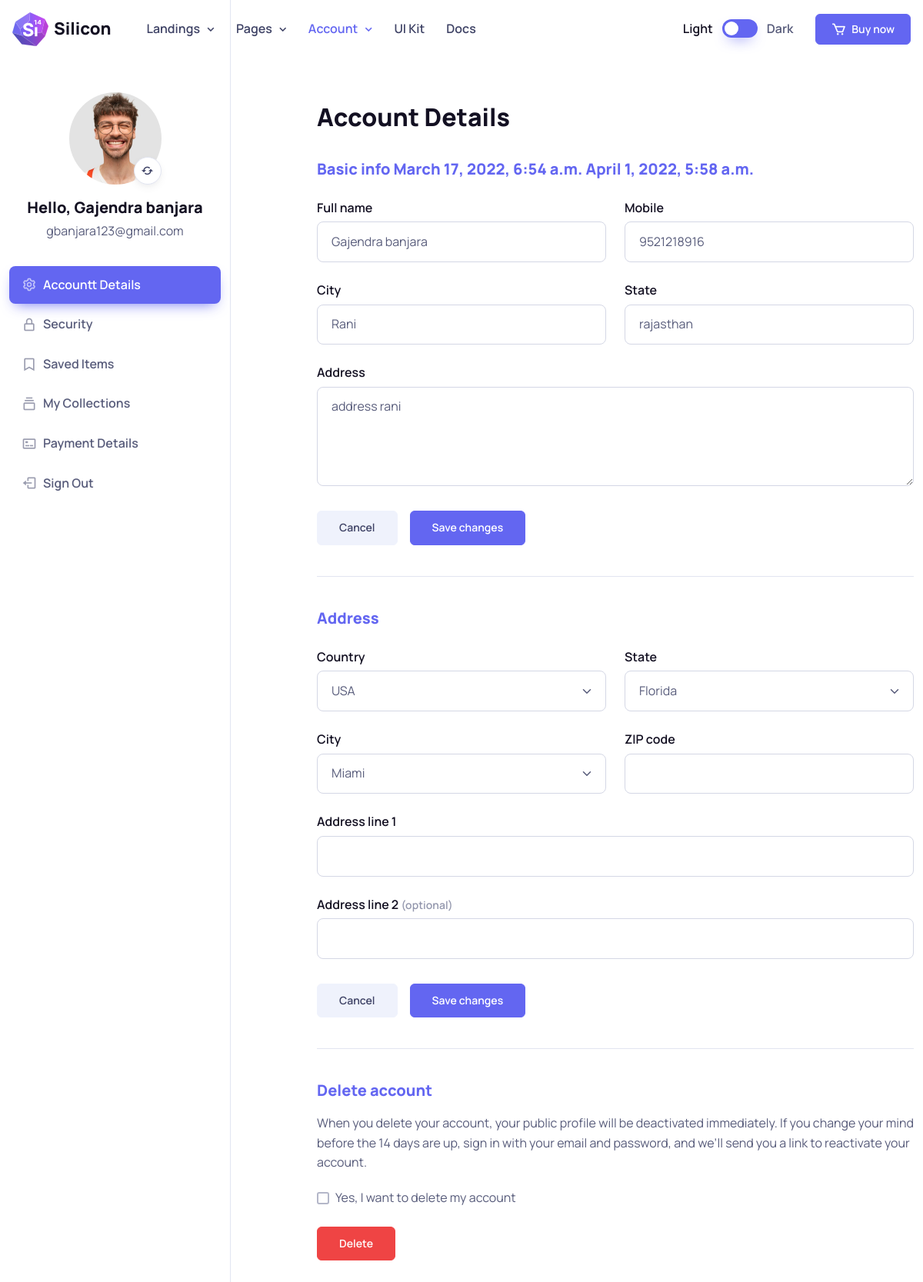
The page /profile_page/ (signed in) on the database its author committed.
### QuizApp/models.py (models this page shows)
class Profile(models.Model):
    Master = models.ForeignKey(Master, on_delete=models.CASCADE)
    FullName = models.CharField(max_length=50, default='')
    Mobile = models.CharField(max_length=10, default='')
    Gender = models.CharField(max_length=6, choices=gender_choice)
    City = models.CharField(max_length=50, default='')
    State = models.CharField(max_length=50, default='')
    AdderssLine = models.CharField(max_length=150, default='')
    class Meta:
        db_table = 'profile'

class Master(models.Model):
    Email = models.EmailField(unique=True)
    Password = models.CharField(max_length=12)
    IsActive = models.BooleanField(default=False)
    DateCreated = models.DateTimeField(auto_now_add=True)
    LastUpdated = models.DateTimeField(auto_now=True)
    class Meta:
        db_table = 'master'

### QuizApp/views.py (the view)
# urls.py: path('profile_page/', profile_page,  name='profile_page'),
def profile_page(request):
    profile_data(request)
    return render(request, "profile_page.html", defulat_data)

### QuizApp/views.py (called while the page is built)
def profile_data(request):
    master = Master.objects.get(Email = request.session['email'])
    profile = Profile.objects.get(Master = master)
    defulat_data['profile_data'] = profile

### QuizApp/templates/profile_page.html (shortened to what this page needs)
{% extends 'base.html' %}
{% load static %}
{% block main_content %}
      <section class="container pt-5">
        <div class="row">
        {% include 'menu_sidebar.html' %}
          <div class="col-md-8 offset-lg-1 pb-5 mb-2 mb-lg-4 pt-md-5 mt-n3 mt-md-0">
            <div class="ps-md-3 ps-lg-0 mt-md-2 py-md-4">
              <h1 class="h2 pt-xl-1 pb-3">Account Details</h1>
              <h2 class="h5 text-primary mb-4">Basic info {{profile_data.Master.DateCreated}} {{profile_data.Master.LastUpdated}}</h2>
              <form method="post" action="{% url 'update_profile' %}" class="needs-validation border-bottom pb-3 pb-lg-4" novalidate>
                <div class="row pb-2">
                  <div class="col-sm-6 mb-4">
                    <label for="fn" class="form-label fs-base">Full name</label>
                    <input type="text" id="fn" name="full_name" class="form-control form-control-lg" value="{{profile_data.FullName}}" required>
                  </div>
                  <div class="col-sm-6 mb-4">
                    <label for="sn" class="form-label fs-base">Mobile</label>
                    <input type="text" id="sn" name="mobile" class="form-control form-control-lg" value="{{profile_data.Mobile}}" data-format="custom" data-delimiter="" data-blocks="" data-numeral="10" placeholder="000000000" required>
                  </div>
                  <div class="col-sm-6 mb-4">
                    <label for="city" class="form-label fs-base">City</label>
                    <input type="text" id="city" name="city" class="form-control form-control-lg" value="{{profile_data.City}}" required>
                  </div>
                  <div class="col-sm-6 mb-4">
                    <label for="state" class="form-label fs-base">State</label>
                    <input type="text" id="state" name="state" class="form-control form-control-lg" value="{{profile_data.State}}" required>
                  </div>
                  <div class="col-12 mb-4">
                    <label for="address" class="form-label fs-base">Address</label>
                    <textarea id="address" name="address" class="form-control form-control-lg" rows="4" placeholder="Add a Address line...">{{profile_data.AdderssLine}}</textarea>
                  </div>
                </div>
                <div class="d-flex mb-3">
                  <button type="reset" class="btn btn-secondary me-3">Cancel</button>
                  <button type="submit" class="btn btn-primary">Save changes</button>
                </div>
              </form>
              <h2 class="h5 text-primary pt-1 pt-lg-3 my-4">Address</h2>
              <form class="needs-validation border-bottom pb-2 pb-lg-4" novalidate>
                <div class="row pb-2">
                  <div class="col-sm-6 mb-4">
                    <label for="country" class="form-label fs-base">Country</label>
                    <select id="country" class="form-select form-select-lg" required>
                      <option value="USA" selected>USA</option>
                    </select>
                  </div>
                  <div class="col-sm-6 mb-4">
                    <label for="state" class="form-label fs-base">State</label>
                    <select id="state" class="form-select form-select-lg" required>
                      <option value="Florida" selected>Florida</option>
                    </select>
                  </div>
                  <div class="col-sm-6 mb-4">
                    <label for="city" class="form-label fs-base">City</label>
                    <select id="city" class="form-select form-select-lg" required>
                      <option value="Miami" selected>Miami</option>
                    </select>
                  </div>
                  <div class="col-sm-6 mb-4">
                    <label for="zip" class="form-label fs-base">ZIP code</label>
                    <input type="text" id="zip" class="form-control form-control-lg" required>
                  </div>
                  <div class="col-12 mb-4">
                    <label for="address1" class="form-label fs-base">Address line 1</label>
                    <input id="address1" class="form-control form-control-lg" required>
                  </div>
                  <div class="col-12 mb-4">
                    <label for="address2" class="form-label fs-base">Address line 2 <small class="text-muted">(optional)</small></label>
                    <input id="address2" class="form-control form-control-lg">
                  </div>
                </div>
                <div class="d-flex mb-3">
                  <button type="reset" class="btn btn-secondary me-3">Cancel</button>
                  <button type="submit" class="btn btn-primary">Save changes</button>
                </div>
              </form>
              <h2 class="h5 text-primary pt-1 pt-lg-3 mt-4">Delete account</h2>
              <p>When you delete your account, your public profile will be deactivated immediately. If you change your mind before the 14 days are up, sign in with your email and password, and we’ll send you a link to reactivate your account.</p>
              <div class="form-check mb-4">
                <input type="checkbox" id="delete-account" class="form-check-input">
                <label for="delete-account" class="form-check-label fs-base">Yes, I want to delete my account</label>
              </div>
              <button type="button" class="btn btn-danger">Delete</button>
            </div>
          </div>
        </div>
      </section>
{% endblock %}

### QuizApp/templates/menu_sidebar.html (shortened to what this page needs)
 <aside class="col-lg-3 col-md-4 border-end pb-5 mt-n5">
    <div class="position-sticky top-0">
      <div class="text-center pt-5">
        <div class="d-table position-relative mx-auto mt-2 mt-lg-4 pt-5 mb-3">
          <img src="assets/img/avatar/18.jpg" class="d-block rounded-circle" width="120" alt="John Doe">
          <button type="button" class="btn btn-icon btn-light bg-white btn-sm border rounded-circle shadow-sm position-absolute bottom-0 end-0 mt-4" data-bs-toggle="tooltip" data-bs-placement="bottom" title="Change picture">
            <i class="bx bx-refresh"></i>
          </button>
        </div>
        <h2 class="h5 mb-1">Hello,
          {% if profile_data.FullName %}
          {{profile_data.FullName}}
          {% else %}
            Guste
          {% endif %}
        </h2>
        <p class="mb-3 pb-3">{{profile_data.Master.Email}}</p>
        <div id="account-menu" class="list-group list-group-flush collapse d-md-block">
          <a href="{% url 'profile_page' %}" class="list-group-item list-group-item-action d-flex align-items-center active">
            <i class="bx bx-cog fs-xl opacity-60 me-2"></i>
            Accountt Details
          </a>
          <a href="{% url 'security' %}" class="list-group-item list-group-item-action d-flex align-items-center">
            <i class="bx bx-lock-alt fs-xl opacity-60 me-2"></i>
            Security
          </a>
          <a href="{% url 'favourite' %}" class="list-group-item list-group-item-action d-flex align-items-center">
            <i class="bx bx-bookmark fs-xl opacity-60 me-2"></i>
            Saved Items
          </a>
          <a href="{% url 'my_collections' %}" class="list-group-item list-group-item-action d-flex align-items-center">
            <i class="bx bx-collection fs-xl opacity-60 me-2"></i>
            My Collections
          </a>
          <a href="{% url 'payment' %}" class="list-group-item list-group-item-action d-flex align-items-center">
            <i class="bx bx-credit-card-front fs-xl opacity-60 me-2"></i>
            Payment Details
          </a>
          <a href="{% url 'signout' %}" class="list-group-item list-group-item-action d-flex align-items-center">
            <i class="bx bx-log-out fs-xl opacity-60 me-2"></i>
            Sign Out
          </a>
        </div>
      </div>
    </div>
  </aside>

### rows shown on the page
Profile: FullName "Gajendra banjara", Master.Email "gbanjara123@gmail.com", Master.DateCreated "March 17, 2022, 6:54 a.m.", Master.LastUpdated "April 1, 2022, 5:58 a.m.", full_name "Gajendra banjara", mobile "9521218916", city "Rani", state "rajasthan", address "address rani"
